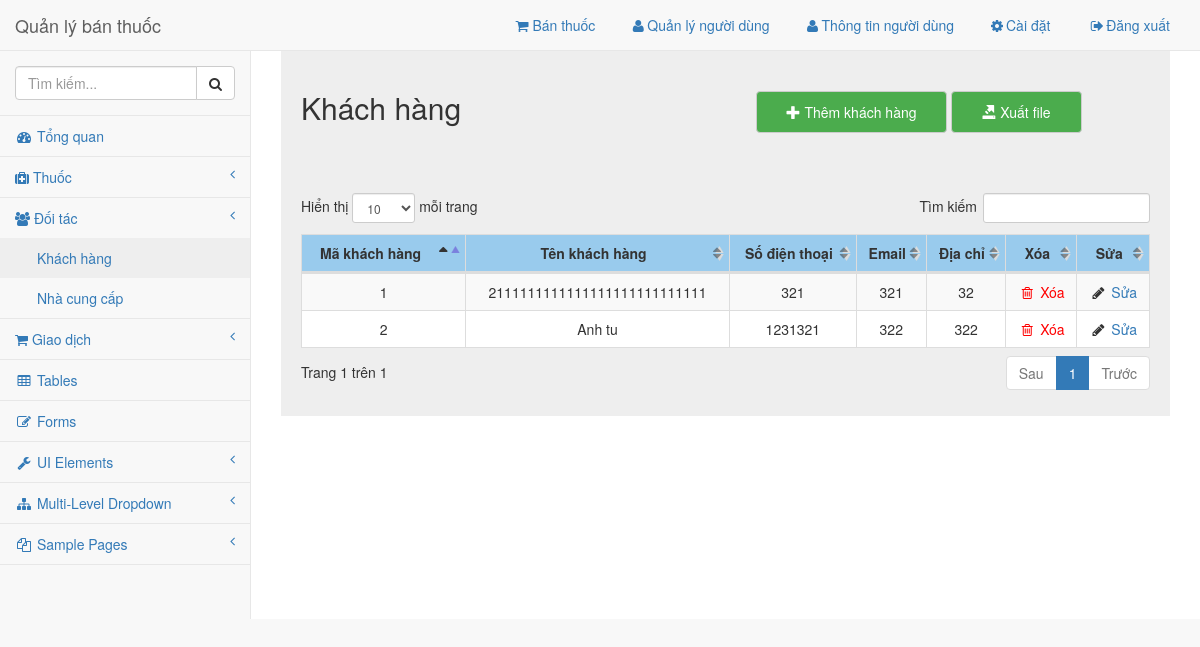
The page /admin/pages/khachhang.php on the database its author committed.
### tables this page shows
CREATE TABLE `khach_hang` (
  `id` int(11) NOT NULL,
  `loai_khach` tinyint(1) NOT NULL,
  `cong_ty` varchar(255) DEFAULT NULL,
  `ten` varchar(255) NOT NULL,
  `sdt` varchar(255) NOT NULL,
  `ngay_sinh` date NOT NULL,
  `dia_chi` varchar(255) DEFAULT NULL,
  `gioi_tinh` tinyint(1) NOT NULL,
  `email` varchar(255) DEFAULT NULL,
  `ghi_chu` varchar(255) DEFAULT NULL
);

### library/VSCPDO.php (called while the page is built, shortened)
<?php
$tenserver = "localhost";
$tentaikhoan = "root";
$matkhau = "";
$tencsdl = "thuoc";
 ?>
 <?php
class vsc_pdo {
	private $server;
	private $username;
	private $password;
	private $database;
	public $conn;
	function __construct($conn = null) {
		try {
			$this->conn = new PDO("mysql:host=$this->server;dbname=$this->database", $this->username, $this->password);
			$this->conn->exec("set names utf8");
			$this->conn->setAttribute(PDO::ATTR_DEFAULT_FETCH_MODE, PDO::FETCH_ASSOC);
		}
     catch (PDOException $e)
      {
			echo $e->getMessage();
			exit();
		}
	}
	function fetch_all($sql) {
		try {
			$stmt = $this->conn->prepare($sql);
			$stmt->execute();
			$rows = $stmt->fetchAll();
			return $rows;
		}
    catch (PDOException $e) {
			return false;
		}
	}
	function getConnection($conn=null) {
		$arr = explode(",", $conn);
			$this->server = @$arr[0];
			$this->username = @$arr[1];
			$this->password = @$arr[2];
			$this->database = @$arr[3];
	}
}
$exp = new vsc_pdo("$tenserver,$tentaikhoan,$matkhau,$tencsdl");
 ?>

### admin/pages/khachhang.php (the view, shortened to what this page needs)
<!DOCTYPE html>
<html lang="en">
<head>
    <?php require('../common/head.php'); ?>
    <?php
      $khachhang = $exp->fetch_all("select * from khach_hang");
     ?>
    <link rel="stylesheet" href="../dist/css/khachhang.css">
    <link href="../../library/datatables-plugins/integration/bootstrap/3/dataTables.bootstrap.css" rel="stylesheet">
</head>
<body>
    <div id="wrapper">
        <?php require('../common/nav.php'); ?>
        <div id="page-wrapper">
          <div class="grey">
            <div class="row header">
              <div class="col-md-6">
                <h2 class='title'>Khách hàng</h2>
              </div>
              <div class="col-md-6 right">
                <button class='btn btn-default' type="button" name="button" data-toggle="modal" data-target="#myModal"><i class='glyphicon glyphicon-plus'></i>  Thêm khách hàng</button>
                <button class='btn btn-default' type="button" name="button"><i class='	glyphicon glyphicon-export'></i> Xuất file</button>
              </div>
            </div>
            <div class="row">
              <div class="col-md-12" id="data">
                <table class="table table-striped table-bordered table-hover" id="dataTables-example">
                         <thead>
                             <tr align="center">
                                 <th>Mã khách hàng</th>
                                 <td> <strong>Tên khách hàng</strong> </td>
                                 <td> <strong>Số điện thoại</strong> </td>
                                 <td>  <strong>Email</strong> </td>
                                 <td> <strong>Địa chỉ</strong> </td>
                                 <td> <strong>Xóa</strong> </td>
                                 <td> <strong>Sửa</strong> </td>
                             </tr>
                         </thead>
                         <tbody id="data">
                           <?php foreach($khachhang as $key => $value): ?>
                             <tr class="odd gradeX" align="center">
                                 <td><?php echo $value['id']; ?></td>
                                 <td><?php echo $value['ten']; ?></td>
                                 <td><?php echo $value['sdt']; ?></td>
                                 <td><?php echo $value['email']; ?></td>
                                 <td><?php echo $value['dia_chi']; ?></td>
                                 <td class="center"><i style='color:red;' class="fa fa-trash-o  fa-fw"></i><a href="../api/xoakhachhang.php?id=<?php echo $value['id']; ?>" class='delete' onclick="return confirm('Bạn có chắc không?')"  style='color:red;' href="#"> Xóa</a></td>
                                 <td class="center">
                                   <i  class="fa fa-pencil fa-fw"></i>
                                   <a class='edit' data-toggle="modal" data-target="#suanhacungcap"  href="#"
                                      data-id=<?php echo $value['id']; ?>
                                      data-loai_khach="<?php echo $value['loai_khach']; ?>"
                                      data-cong_ty="<?php echo $value['cong_ty']; ?>"
                                      data-ten="<?php echo $value['ten']; ?>"
                                      data-sdt="<?php echo $value['sdt']; ?>"
                                      data-ngay_sinh="<?php echo $value['ngay_sinh']; ?>"
                                      data-email="<?php echo $value['email']; ?>"
                                      data-dia_chi="<?php echo $value['dia_chi']; ?>"
                                      data-ghi_chu="<?php echo $value['ghi_chu']; ?>"
                                      data-gioi_tinh="<?php echo $value['gioi_tinh']; ?>"
                                    >Sửa</a>
                                 </td>
                             </tr>
                          <?php endforeach; ?>
                         </tbody>
                     </table>
              </div>
            </div>
          </div>
        </div>
</body>
</html>

### rows shown on the page
khach_hang: id "1", ten "2111111111111111111111111111", sdt "321", email "321", dia_chi "32"
khach_hang: id "2", ten "Anh tu", sdt "1231321", email "322", dia_chi "322"
